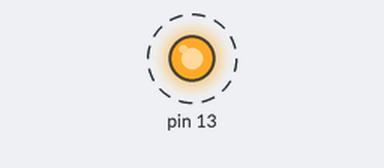
A sketch run on a simulated Arduino Uno, built with avr-gcc and run on an emulated ATmega328P. On the bench: output pins drawn as LEDs (lit = HIGH). Dashed ring = blinking.

Above: at 0.4 s.
Timing chart, 0 to 4.6 s (numbered marks = the images above):
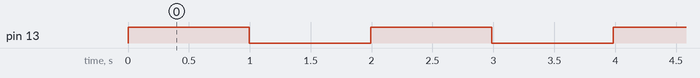

Measured:
- by itself, pin 13: alternates HIGH for 1.0 s and LOW for 1.0 s

The sketch:

aula_5_atv_01.ino
```cpp
#include <avr/io.h>

// Tempo global em ms
int tempo_ms = 1000;

// Timer1
void timer1_init() {
    // CS11 e CS10 = 1, prescaler = 64
    TCCR1B = (1 << CS11) | (1 << CS10);
    // 1 ms = 250 ticks, 0 ate 249
    OCR1A = 249;
}

// Delay baseado no Timer1 (em milissegundos)
void delay_ms_timer(unsigned int ms) {
    for (unsigned int i = 0; i < ms; i++) {
        // Zera o contador para iniciar nova contagem
        TCNT1 = 0;
        // Espera ate o timer atingir OCR1A
        while (TCNT1 < OCR1A) {
            __asm__("nop"); // Impede otimizacao agressiva
        }
    }
}

int main(void) {
    // DDRB: define direcao dos pinos da porta B
    // PB5 como saida (LED onboard)
    DDRB |= (1 << PB5);
    // Inicia o temporizador
    timer1_init();

    while (1) {
        // Liga o LED (coloca PB5 em nivel alto)
        PORTB |= (1 << PB5);
        // Espera tempo definido na variavel global
        delay_ms_timer(tempo_ms);
        // Desliga o LED (coloca PB5 em nivel baixo)
        PORTB &= ~(1 << PB5);
        // Espera novamente
        delay_ms_timer(tempo_ms);
    }
}
```
